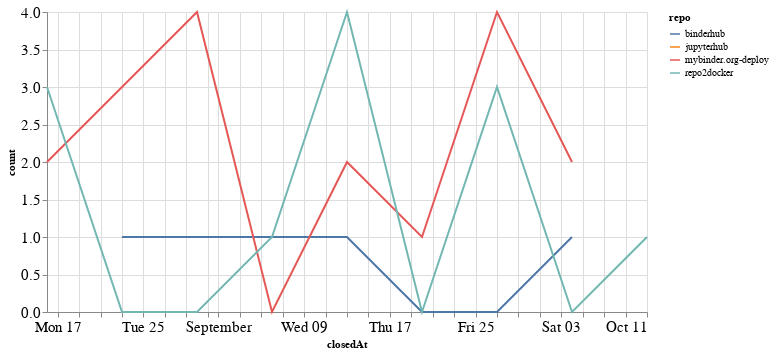

The code cell stored with this chart in its notebook:
### Code cell
closed_by_time = closed_by.groupby('repo').resample('W', on='closedAt').count()['author'].reset_index()
closed_by_time = closed_by_time.rename(columns={'author': 'count'})

alt.Chart(closed_by_time, width=600).mark_line().encode(
    x='closedAt',
    y='count',
    color='repo',
    tooltip="repo"
)

### Figure 1 — Vega-Lite specification as saved in the notebook (floating-point values rounded to 4 significant figures)
{"config": {"axisLeft": {"labelFontSize": 15}, "axisBottom": {"labelFontSize": 15}}, "data": {"name": "data-565baac6f50bef37b84a6e852f3764ed"}, "mark": "line", "encoding": {"color": {"type": "nominal", "field": "repo"}, "tooltip": {"type": "nominal", "field": "repo"}, "x": {"type": "temporal", "field": "closedAt"}, "y": {"type": "quantitative", "field": "count"}}, "width": 600, "$schema": "https://vega.github.io/schema/vega-lite/v4.8.1.json", "datasets": {"data-565baac6f50bef37b84a6e852f3764ed": [{"repo": "binderhub", "closedAt": "2020-08-23T00:00:00", "count": 1}, {"repo": "binderhub", "closedAt": "2020-08-30T00:00:00", "count": 1}, {"repo": "binderhub", "closedAt": "2020-09-06T00:00:00", "count": 1}, {"repo": "binderhub", "closedAt": "2020-09-13T00:00:00", "count": 1}, {"repo": "binderhub", "closedAt": "2020-09-20T00:00:00", "count": 0}, {"repo": "binderhub", "closedAt": "2020-09-27T00:00:00", "count": 0}, {"repo": "binderhub", "closedAt": "2020-10-04T00:00:00", "count": 1}, {"repo": "jupyterhub", "closedAt": "2020-08-16T00:00:00", "count": 1}, {"repo": "mybinder.org-deploy", "closedAt": "2020-08-16T00:00:00", "count": 2}, {"repo": "mybinder.org-deploy", "closedAt": "2020-08-23T00:00:00", "count": 3}, {"repo": "mybinder.org-deploy", "closedAt": "2020-08-30T00:00:00", "count": 4}, {"repo": "mybinder.org-deploy", "closedAt": "2020-09-06T00:00:00", "count": 0}, {"repo": "mybinder.org-deploy", "closedAt": "2020-09-13T00:00:00", "count": 2}, {"repo": "mybinder.org-deploy", "closedAt": "2020-09-20T00:00:00", "count": 1}, {"repo": "mybinder.org-deploy", "closedAt": "2020-09-27T00:00:00", "count": 4}, {"repo": "mybinder.org-deploy", "closedAt": "2020-10-04T00:00:00", "count": 2}, {"repo": "repo2docker", "closedAt": "2020-08-16T00:00:00", "count": 3}, {"repo": "repo2docker", "closedAt": "2020-08-23T00:00:00", "count": 0}, {"repo": "repo2docker", "closedAt": "2020-08-30T00:00:00", "count": 0}, {"repo": "repo2docker", "closedAt": "2020-09-06T00:00:00", "count": 1}, {"repo": "repo2docker", "closedAt": "2020-09-13T00:00:00", "count": 4}, {"repo": "repo2docker", "closedAt": "2020-09-20T00:00:00", "count": 0}, {"repo": "repo2docker", "closedAt": "2020-09-27T00:00:00", "count": 3}, {"repo": "repo2docker", "closedAt": "2020-10-04T00:00:00", "count": 0}, {"repo": "repo2docker", "closedAt": "2020-10-11T00:00:00", "count": 1}]}}
